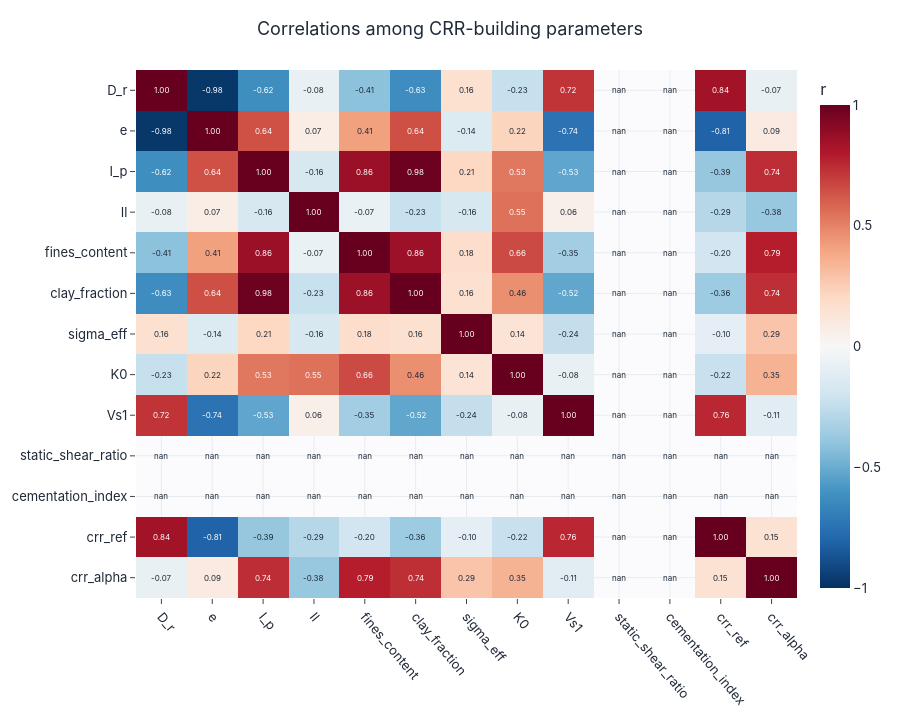

The code cell stored with this chart in its notebook:
### Markdown cell above
## Корреляция CRR-строящих параметров с CRR15

Какие свойства сильнее всего определяют уровень сопротивления.

### Code cell
crr_inputs = ["D_r", "e", "I_p", "Il", "fines_content", "clay_fraction", "sigma_eff",
              "K0", "Vs1", "static_shear_ratio", "cementation_index", "crr_ref", "crr_alpha"]
crr_inputs = [c for c in crr_inputs if c in meta.columns]
correlation_heatmap(meta[crr_inputs].corr(), title="Correlations among CRR-building parameters",
                    save=SAVE_FIGS, fig_id="1_3_crr_input_correlation").show()

### Figure 1 — Plotly figure (JSON) as saved in the notebook; plotly's stock layout.template omitted (floating-point values rounded to 4 significant figures; data arrays with more than 128 entries replaced by an {"elided": "..."} marker saying what was removed)
{"data": [{"colorbar": {"title": {"text": "r"}}, "colorscale": [[0.0, "rgb(5,48,97)"], [0.1, "rgb(33,102,172)"], [0.2, "rgb(67,147,195)"], [0.3, "rgb(146,197,222)"], [0.4, "rgb(209,229,240)"], [0.5, "rgb(247,247,247)"], [0.6, "rgb(253,219,199)"], [0.7, "rgb(244,165,130)"], [0.8, "rgb(214,96,77)"], [0.9, "rgb(178,24,43)"], [1.0, "rgb(103,0,31)"]], "hovertemplate": "%{y} ↔ %{x}: %{z:.2f}<extra></extra>", "type": "heatmap", "x": ["D_r", "e", "I_p", "Il", "fines_content", "clay_fraction", "sigma_eff", "K0", "Vs1", "static_shear_ratio", "cementation_index", "crr_ref", "crr_alpha"], "y": ["D_r", "e", "I_p", "Il", "fines_content", "clay_fraction", "sigma_eff", "K0", "Vs1", "static_shear_ratio", "cementation_index", "crr_ref", "crr_alpha"], "z": {"elided": "13x13 float values"}, "zmax": 1, "zmin": -1}], "layout": {"annotations": [{"font": {"color": "white", "size": 8}, "showarrow": false, "text": "1.00", "x": "D_r", "y": "D_r"}, {"font": {"color": "white", "size": 8}, "showarrow": false, "text": "-0.98", "x": "e", "y": "D_r"}, {"font": {"color": "white", "size": 8}, "showarrow": false, "text": "-0.62", "x": "I_p", "y": "D_r"}, {"font": {"color": "#1f2937", "size": 8}, "showarrow": false, "text": "-0.08", "x": "Il", "y": "D_r"}, {"font": {"color": "#1f2937", "size": 8}, "showarrow": false, "text": "-0.41", "x": "fines_content", "y": "D_r"}, {"font": {"color": "white", "size": 8}, "showarrow": false, "text": "-0.63", "x": "clay_fraction", "y": "D_r"}, {"font": {"color": "#1f2937", "size": 8}, "showarrow": false, "text": "0.16", "x": "sigma_eff", "y": "D_r"}, {"font": {"color": "#1f2937", "size": 8}, "showarrow": false, "text": "-0.23", "x": "K0", "y": "D_r"}, {"font": {"color": "white", "size": 8}, "showarrow": false, "text": "0.72", "x": "Vs1", "y": "D_r"}, {"font": {"color": "#1f2937", "size": 8}, "showarrow": false, "text": "nan", "x": "static_shear_ratio", "y": "D_r"}, {"font": {"color": "#1f2937", "size": 8}, "showarrow": false, "text": "nan", "x": "cementation_index", "y": "D_r"}, {"font": {"color": "white", "size": 8}, "showarrow": false, "text": "0.84", "x": "crr_ref", "y": "D_r"}, {"font": {"color": "#1f2937", "size": 8}, "showarrow": false, "text": "-0.07", "x": "crr_alpha", "y": "D_r"}, {"font": {"color": "white", "size": 8}, "showarrow": false, "text": "-0.98", "x": "D_r", "y": "e"}, {"font": {"color": "white", "size": 8}, "showarrow": false, "text": "1.00", "x": "e", "y": "e"}, {"font": {"color": "white", "size": 8}, "showarrow": false, "text": "0.64", "x": "I_p", "y": "e"}, {"font": {"color": "#1f2937", "size": 8}, "showarrow": false, "text": "0.07", "x": "Il", "y": "e"}, {"font": {"color": "#1f2937", "size": 8}, "showarrow": false, "text": "0.41", "x": "fines_content", "y": "e"}, {"font": {"color": "white", "size": 8}, "showarrow": false, "text": "0.64", "x": "clay_fraction", "y": "e"}, {"font": {"color": "#1f2937", "size": 8}, "showarrow": false, "text": "-0.14", "x": "sigma_eff", "y": "e"}, {"font": {"color": "#1f2937", "size": 8}, "showarrow": false, "text": "0.22", "x": "K0", "y": "e"}, {"font": {"color": "white", "size": 8}, "showarrow": false, "text": "-0.74", "x": "Vs1", "y": "e"}, {"font": {"color": "#1f2937", "size": 8}, "showarrow": false, "text": "nan", "x": "static_shear_ratio", "y": "e"}, {"font": {"color": "#1f2937", "size": 8}, "showarrow": false, "text": "nan", "x": "cementation_index", "y": "e"}, {"font": {"color": "white", "size": 8}, "showarrow": false, "text": "-0.81", "x": "crr_ref", "y": "e"}, {"font": {"color": "#1f2937", "size": 8}, "showarrow": false, "text": "0.09", "x": "crr_alpha", "y": "e"}, {"font": {"color": "white", "size": 8}, "showarrow": false, "text": "-0.62", "x": "D_r", "y": "I_p"}, {"font": {"color": "white", "size": 8}, "showarrow": false, "text": "0.64", "x": "e", "y": "I_p"}, {"font": {"color": "white", "size": 8}, "showarrow": false, "text": "1.00", "x": "I_p", "y": "I_p"}, {"font": {"color": "#1f2937", "size": 8}, "showarrow": false, "text": "-0.16", "x": "Il", "y": "I_p"}, {"font": {"color": "white", "size": 8}, "showarrow": false, "text": "0.86", "x": "fines_content", "y": "I_p"}, {"font": {"color": "white", "size": 8}, "showarrow": false, "text": "0.98", "x": "clay_fraction", "y": "I_p"}, {"font": {"color": "#1f2937", "size": 8}, "showarrow": false, "text": "0.21", "x": "sigma_eff", "y": "I_p"}, {"font": {"color": "white", "size": 8}, "showarrow": false, "text": "0.53", "x": "K0", "y": "I_p"}, {"font": {"color": "white", "size": 8}, "showarrow": false, "text": "-0.53", "x": "Vs1", "y": "I_p"}, {"font": {"color": "#1f2937", "size": 8}, "showarrow": false, "text": "nan", "x": "static_shear_ratio", "y": "I_p"}, {"font": {"color": "#1f2937", "size": 8}, "showarrow": false, "text": "nan", "x": "cementation_index", "y": "I_p"}, {"font": {"color": "#1f2937", "size": 8}, "showarrow": false, "text": "-0.39", "x": "crr_ref", "y": "I_p"}, {"font": {"color": "white", "size": 8}, "showarrow": false, "text": "0.74", "x": "crr_alpha", "y": "I_p"}, {"font": {"color": "#1f2937", "size": 8}, "showarrow": false, "text": "-0.08", "x": "D_r", "y": "Il"}, {"font": {"color": "#1f2937", "size": 8}, "showarrow": false, "text": "0.07", "x": "e", "y": "Il"}, {"font": {"color": "#1f2937", "size": 8}, "showarrow": false, "text": "-0.16", "x": "I_p", "y": "Il"}, {"font": {"color": "white", "size": 8}, "showarrow": false, "text": "1.00", "x": "Il", "y": "Il"}, {"font": {"color": "#1f2937", "size": 8}, "showarrow": false, "text": "-0.07", "x": "fines_content", "y": "Il"}, {"font": {"color": "#1f2937", "size": 8}, "showarrow": false, "text": "-0.23", "x": "clay_fraction", "y": "Il"}, {"font": {"color": "#1f2937", "size": 8}, "showarrow": false, "text": "-0.16", "x": "sigma_eff", "y": "Il"}, {"font": {"color": "white", "size": 8}, "showarrow": false, "text": "0.55", "x": "K0", "y": "Il"}, {"font": {"color": "#1f2937", "size": 8}, "showarrow": false, "text": "0.06", "x": "Vs1", "y": "Il"}, {"font": {"color": "#1f2937", "size": 8}, "showarrow": false, "text": "nan", "x": "static_shear_ratio", "y": "Il"}, {"font": {"color": "#1f2937", "size": 8}, "showarrow": false, "text": "nan", "x": "cementation_index", "y": "Il"}, {"font": {"color": "#1f2937", "size": 8}, "showarrow": false, "text": "-0.29", "x": "crr_ref", "y": "Il"}, {"font": {"color": "#1f2937", "size": 8}, "showarrow": false, "text": "-0.38", "x": "crr_alpha", "y": "Il"}, {"font": {"color": "#1f2937", "size": 8}, "showarrow": false, "text": "-0.41", "x": "D_r", "y": "fines_content"}, {"font": {"color": "#1f2937", "size": 8}, "showarrow": false, "text": "0.41", "x": "e", "y": "fines_content"}, {"font": {"color": "white", "size": 8}, "showarrow": false, "text": "0.86", "x": "I_p", "y": "fines_content"}, {"font": {"color": "#1f2937", "size": 8}, "showarrow": false, "text": "-0.07", "x": "Il", "y": "fines_content"}, {"font": {"color": "white", "size": 8}, "showarrow": false, "text": "1.00", "x": "fines_content", "y": "fines_content"}, {"font": {"color": "white", "size": 8}, "showarrow": false, "text": "0.86", "x": "clay_fraction", "y": "fines_content"}, {"font": {"color": "#1f2937", "size": 8}, "showarrow": false, "text": "0.18", "x": "sigma_eff", "y": "fines_content"}, {"font": {"color": "white", "size": 8}, "showarrow": false, "text": "0.66", "x": "K0", "y": "fines_content"}, {"font": {"color": "#1f2937", "size": 8}, "showarrow": false, "text": "-0.35", "x": "Vs1", "y": "fines_content"}, {"font": {"color": "#1f2937", "size": 8}, "showarrow": false, "text": "nan", "x": "static_shear_ratio", "y": "fines_content"}, {"font": {"color": "#1f2937", "size": 8}, "showarrow": false, "text": "nan", "x": "cementation_index", "y": "fines_content"}, {"font": {"color": "#1f2937", "size": 8}, "showarrow": false, "text": "-0.20", "x": "crr_ref", "y": "fines_content"}, {"font": {"color": "white", "size": 8}, "showarrow": false, "text": "0.79", "x": "crr_alpha", "y": "fines_content"}, {"font": {"color": "white", "size": 8}, "showarrow": false, "text": "-0.63", "x": "D_r", "y": "clay_fraction"}, {"font": {"color": "white", "size": 8}, "showarrow": false, "text": "0.64", "x": "e", "y": "clay_fraction"}, {"font": {"color": "white", "size": 8}, "showarrow": false, "text": "0.98", "x": "I_p", "y": "clay_fraction"}, {"font": {"color": "#1f2937", "size": 8}, "showarrow": false, "text": "-0.23", "x": "Il", "y": "clay_fraction"}, {"font": {"color": "white", "size": 8}, "showarrow": false, "text": "0.86", "x": "fines_content", "y": "clay_fraction"}, {"font": {"color": "white", "size": 8}, "showarrow": false, "text": "1.00", "x": "clay_fraction", "y": "clay_fraction"}, {"font": {"color": "#1f2937", "size": 8}, "showarrow": false, "text": "0.16", "x": "sigma_eff", "y": "clay_fraction"}, {"font": {"color": "#1f2937", "size": 8}, "showarrow": false, "text": "0.46", "x": "K0", "y": "clay_fraction"}, {"font": {"color": "white", "size": 8}, "showarrow": false, "text": "-0.52", "x": "Vs1", "y": "clay_fraction"}, {"font": {"color": "#1f2937", "size": 8}, "showarrow": false, "text": "nan", "x": "static_shear_ratio", "y": "clay_fraction"}, {"font": {"color": "#1f2937", "size": 8}, "showarrow": false, "text": "nan", "x": "cementation_index", "y": "clay_fraction"}, {"font": {"color": "#1f2937", "size": 8}, "showarrow": false, "text": "-0.36", "x": "crr_ref", "y": "clay_fraction"}, {"font": {"color": "white", "size": 8}, "showarrow": false, "text": "0.74", "x": "crr_alpha", "y": "clay_fraction"}, {"font": {"color": "#1f2937", "size": 8}, "showarrow": false, "text": "0.16", "x": "D_r", "y": "sigma_eff"}, {"font": {"color": "#1f2937", "size": 8}, "showarrow": false, "text": "-0.14", "x": "e", "y": "sigma_eff"}, {"font": {"color": "#1f2937", "size": 8}, "showarrow": false, "text": "0.21", "x": "I_p", "y": "sigma_eff"}, {"font": {"color": "#1f2937", "size": 8}, "showarrow": false, "text": "-0.16", "x": "Il", "y": "sigma_eff"}, {"font": {"color": "#1f2937", "size": 8}, "showarrow": false, "text": "0.18", "x": "fines_content", "y": "sigma_eff"}, {"font": {"color": "#1f2937", "size": 8}, "showarrow": false, "text": "0.16", "x": "clay_fraction", "y": "sigma_eff"}, {"font": {"color": "white", "size": 8}, "showarrow": false, "text": "1.00", "x": "sigma_eff", "y": "sigma_eff"}, {"font": {"color": "#1f2937", "size": 8}, "showarrow": false, "text": "0.14", "x": "K0", "y": "sigma_eff"}, {"font": {"color": "#1f2937", "size": 8}, "showarrow": false, "text": "-0.24", "x": "Vs1", "y": "sigma_eff"}, {"font": {"color": "#1f2937", "size": 8}, "showarrow": false, "text": "nan", "x": "static_shear_ratio", "y": "sigma_eff"}, {"font": {"color": "#1f2937", "size": 8}, "showarrow": false, "text": "nan", "x": "cementation_index", "y": "sigma_eff"}, {"font": {"color": "#1f2937", "size": 8}, "showarrow": false, "text": "-0.10", "x": "crr_ref", "y": "sigma_eff"}, {"font": {"color": "#1f2937", "size": 8}, "showarrow": false, "text": "0.29", "x": "crr_alpha", "y": "sigma_eff"}, {"font": {"color": "#1f2937", "size": 8}, "showarrow": false, "text": "-0.23", "x": "D_r", "y": "K0"}, {"font": {"color": "#1f2937", "size": 8}, "showarrow": false, "text": "0.22", "x": "e", "y": "K0"}, {"font": {"color": "white", "size": 8}, "showarrow": false, "text": "0.53", "x": "I_p", "y": "K0"}, {"font": {"color": "white", "size": 8}, "showarrow": false, "text": "0.55", "x": "Il", "y": "K0"}, {"font": {"color": "white", "size": 8}, "showarrow": false, "text": "0.66", "x": "fines_content", "y": "K0"}, {"font": {"color": "#1f2937", "size": 8}, "showarrow": false, "text": "0.46", "x": "clay_fraction", "y": "K0"}, {"font": {"color": "#1f2937", "size": 8}, "showarrow": false, "text": "0.14", "x": "sigma_eff", "y": "K0"}, {"font": {"color": "white", "size": 8}, "showarrow": false, "text": "1.00", "x": "K0", "y": "K0"}, {"font": {"color": "#1f2937", "size": 8}, "showarrow": false, "text": "-0.08", "x": "Vs1", "y": "K0"}, {"font": {"color": "#1f2937", "size": 8}, "showarrow": false, "text": "nan", "x": "static_shear_ratio", "y": "K0"}, {"font": {"color": "#1f2937", "size": 8}, "showarrow": false, "text": "nan", "x": "cementation_index", "y": "K0"}, {"font": {"color": "#1f2937", "size": 8}, "showarrow": false, "text": "-0.22", "x": "crr_ref", "y": "K0"}, {"font": {"color": "#1f2937", "size": 8}, "showarrow": false, "text": "0.35", "x": "crr_alpha", "y": "K0"}, {"font": {"color": "white", "size": 8}, "showarrow": false, "text": "0.72", "x": "D_r", "y": "Vs1"}, {"font": {"color": "white", "size": 8}, "showarrow": false, "text": "-0.74", "x": "e", "y": "Vs1"}, {"font": {"color": "white", "size": 8}, "showarrow": false, "text": "-0.53", "x": "I_p", "y": "Vs1"}, {"font": {"color": "#1f2937", "size": 8}, "showarrow": false, "text": "0.06", "x": "Il", "y": "Vs1"}, {"font": {"color": "#1f2937", "size": 8}, "showarrow": false, "text": "-0.35", "x": "fines_content", "y": "Vs1"}, {"font": {"color": "white", "size": 8}, "showarrow": false, "text": "-0.52", "x": "clay_fraction", "y": "Vs1"}, {"font": {"color": "#1f2937", "size": 8}, "showarrow": false, "text": "-0.24", "x": "sigma_eff", "y": "Vs1"}, {"font": {"color": "#1f2937", "size": 8}, "showarrow": false, "text": "-0.08", "x": "K0", "y": "Vs1"}, {"font": {"color": "white", "size": 8}, "showarrow": false, "text": "1.00", "x": "Vs1", "y": "Vs1"}, {"font": {"color": "#1f2937", "size": 8}, "showarrow": false, "text": "nan", "x": "static_shear_ratio", "y": "Vs1"}, {"font": {"color": "#1f2937", "size": 8}, "showarrow": false, "text": "nan", "x": "cementation_index", "y": "Vs1"}, {"font": {"color": "white", "size": 8}, "showarrow": false, "text": "0.76", "x": "crr_ref", "y": "Vs1"}, {"font": {"color": "#1f2937", "size": 8}, "showarrow": false, "text": "-0.11", "x": "crr_alpha", "y": "Vs1"}, {"font": {"color": "#1f2937", "size": 8}, "showarrow": false, "text": "nan", "x": "D_r", "y": "static_shear_ratio"}, {"font": {"color": "#1f2937", "size": 8}, "showarrow": false, "text": "nan", "x": "e", "y": "static_shear_ratio"}, {"font": {"color": "#1f2937", "size": 8}, "showarrow": false, "text": "nan", "x": "I_p", "y": "static_shear_ratio"}, {"font": {"color": "#1f2937", "size": 8}, "showarrow": false, "text": "nan", "x": "Il", "y": "static_shear_ratio"}, {"font": {"color": "#1f2937", "size": 8}, "showarrow": false, "text": "nan", "x": "fines_content", "y": "static_shear_ratio"}, {"font": {"color": "#1f2937", "size": 8}, "showarrow": false, "text": "nan", "x": "clay_fraction", "y": "static_shear_ratio"}, {"font": {"color": "#1f2937", "size": 8}, "showarrow": false, "text": "nan", "x": "sigma_eff", "y": "static_shear_ratio"}, {"font": {"color": "#1f2937", "size": 8}, "showarrow": false, "text": "nan", "x": "K0", "y": "static_shear_ratio"}, {"font": {"color": "#1f2937", "size": 8}, "showarrow": false, "text": "nan", "x": "Vs1", "y": "static_shear_ratio"}, {"font": {"color": "#1f2937", "size": 8}, "showarrow": false, "text": "nan", "x": "static_shear_ratio", "y": "static_shear_ratio"}, {"font": {"color": "#1f2937", "size": 8}, "showarrow": false, "text": "nan", "x": "cementation_index", "y": "static_shear_ratio"}, {"font": {"color": "#1f2937", "size": 8}, "showarrow": false, "text": "nan", "x": "crr_ref", "y": "static_shear_ratio"}, {"font": {"color": "#1f2937", "size": 8}, "showarrow": false, "text": "nan", "x": "crr_alpha", "y": "static_shear_ratio"}, {"font": {"color": "#1f2937", "size": 8}, "showarrow": false, "text": "nan", "x": "D_r", "y": "cementation_index"}, {"font": {"color": "#1f2937", "size": 8}, "showarrow": false, "text": "nan", "x": "e", "y": "cementation_index"}, {"font": {"color": "#1f2937", "size": 8}, "showarrow": false, "text": "nan", "x": "I_p", "y": "cementation_index"}, {"font": {"color": "#1f2937", "size": 8}, "showarrow": false, "text": "nan", "x": "Il", "y": "cementation_index"}, {"font": {"color": "#1f2937", "size": 8}, "showarrow": false, "text": "nan", "x": "fines_content", "y": "cementation_index"}, {"font": {"color": "#1f2937", "size": 8}, "showarrow": false, "text": "nan", "x": "clay_fraction", "y": "cementation_index"}, {"font": {"color": "#1f2937", "size": 8}, "showarrow": false, "text": "nan", "x": "sigma_eff", "y": "cementation_index"}, {"font": {"color": "#1f2937", "size": 8}, "showarrow": false, "text": "nan", "x": "K0", "y": "cementation_index"}, {"font": {"color": "#1f2937", "size": 8}, "showarrow": false, "text": "nan", "x": "Vs1", "y": "cementation_index"}, {"font": {"color": "#1f2937", "size": 8}, "showarrow": false, "text": "nan", "x": "static_shear_ratio", "y": "cementation_index"}, {"font": {"color": "#1f2937", "size": 8}, "showarrow": false, "text": "nan", "x": "cementation_index", "y": "cementation_index"}, {"font": {"color": "#1f2937", "size": 8}, "showarrow": false, "text": "nan", "x": "crr_ref", "y": "cementation_index"}, {"font": {"color": "#1f2937", "size": 8}, "showarrow": false, "text": "nan", "x": "crr_alpha", "y": "cementation_index"}, {"font": {"color": "white", "size": 8}, "showarrow": false, "text": "0.84", "x": "D_r", "y": "crr_ref"}, {"font": {"color": "white", "size": 8}, "showarrow": false, "text": "-0.81", "x": "e", "y": "crr_ref"}, {"font": {"color": "#1f2937", "size": 8}, "showarrow": false, "text": "-0.39", "x": "I_p", "y": "crr_ref"}, {"font": {"color": "#1f2937", "size": 8}, "showarrow": false, "text": "-0.29", "x": "Il", "y": "crr_ref"}, {"font": {"color": "#1f2937", "size": 8}, "showarrow": false, "text": "-0.20", "x": "fines_content", "y": "crr_ref"}, {"font": {"color": "#1f2937", "size": 8}, "showarrow": false, "text": "-0.36", "x": "clay_fraction", "y": "crr_ref"}, {"font": {"color": "#1f2937", "size": 8}, "showarrow": false, "text": "-0.10", "x": "sigma_eff", "y": "crr_ref"}, {"font": {"color": "#1f2937", "size": 8}, "showarrow": false, "text": "-0.22", "x": "K0", "y": "crr_ref"}, {"font": {"color": "white", "size": 8}, "showarrow": false, "text": "0.76", "x": "Vs1", "y": "crr_ref"}, {"font": {"color": "#1f2937", "size": 8}, "showarrow": false, "text": "nan", "x": "static_shear_ratio", "y": "crr_ref"}, {"font": {"color": "#1f2937", "size": 8}, "showarrow": false, "text": "nan", "x": "cementation_index", "y": "crr_ref"}, {"font": {"color": "white", "size": 8}, "showarrow": false, "text": "1.00", "x": "crr_ref", "y": "crr_ref"}, {"font": {"color": "#1f2937", "size": 8}, "showarrow": false, "text": "0.15", "x": "crr_alpha", "y": "crr_ref"}, {"font": {"color": "#1f2937", "size": 8}, "showarrow": false, "text": "-0.07", "x": "D_r", "y": "crr_alpha"}, {"font": {"color": "#1f2937", "size": 8}, "showarrow": false, "text": "0.09", "x": "e", "y": "crr_alpha"}, {"font": {"color": "white", "size": 8}, "showarrow": false, "text": "0.74", "x": "I_p", "y": "crr_alpha"}, {"font": {"color": "#1f2937", "size": 8}, "showarrow": false, "text": "-0.38", "x": "Il", "y": "crr_alpha"}, {"font": {"color": "white", "size": 8}, "showarrow": false, "text": "0.79", "x": "fines_content", "y": "crr_alpha"}, {"font": {"color": "white", "size": 8}, "showarrow": false, "text": "0.74", "x": "clay_fraction", "y": "crr_alpha"}, {"font": {"color": "#1f2937", "size": 8}, "showarrow": false, "text": "0.29", "x": "sigma_eff", "y": "crr_alpha"}, {"font": {"color": "#1f2937", "size": 8}, "showarrow": false, "text": "0.35", "x": "K0", "y": "crr_alpha"}, {"font": {"color": "#1f2937", "size": 8}, "showarrow": false, "text": "-0.11", "x": "Vs1", "y": "crr_alpha"}, {"font": {"color": "#1f2937", "size": 8}, "showarrow": false, "text": "nan", "x": "static_shear_ratio", "y": "crr_alpha"}, {"font": {"color": "#1f2937", "size": 8}, "showarrow": false, "text": "nan", "x": "cementation_index", "y": "crr_alpha"}, {"font": {"color": "#1f2937", "size": 8}, "showarrow": false, "text": "0.15", "x": "crr_ref", "y": "crr_alpha"}, {"font": {"color": "white", "size": 8}, "showarrow": false, "text": "1.00", "x": "crr_alpha", "y": "crr_alpha"}], "height": 720, "title": {"text": "Correlations among CRR-building parameters"}, "xaxis": {"tickangle": 50}, "yaxis": {"autorange": "reversed"}}}
